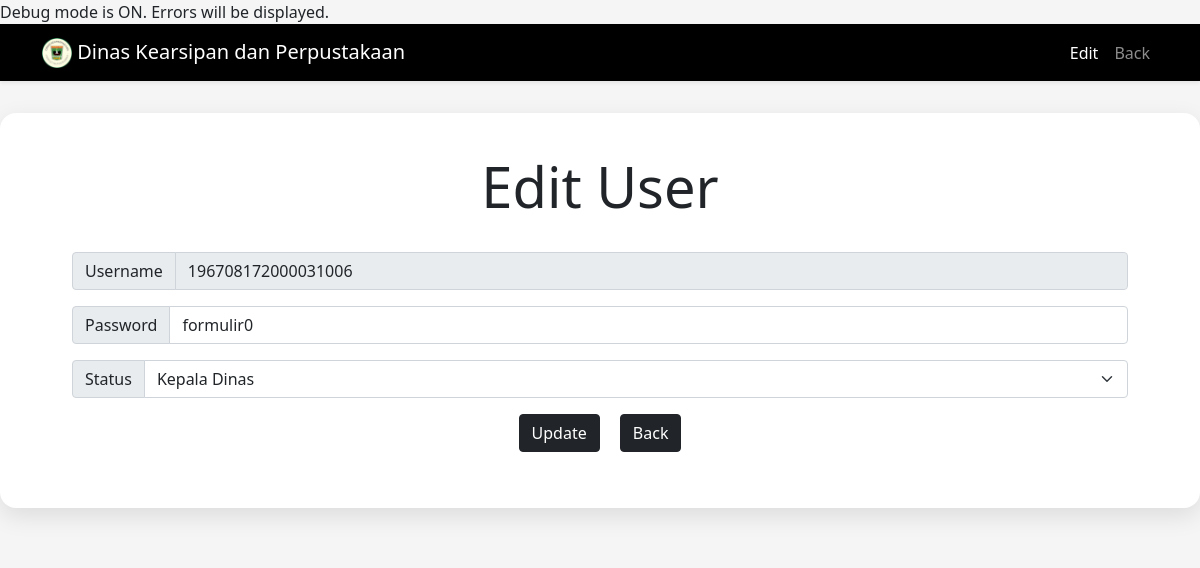
The app's page /edituser.php?id=1 (signed in) with its own data.
### tables this page shows
CREATE TABLE `users` (
  `id` int(11) NOT NULL,
  `username` bigint(100) NOT NULL,
  `password` varchar(255) NOT NULL,
  `status` enum('admin','madya','kadis','arsip','bina','deposit','layanan') NOT NULL
);

### edituser.php (the view, shortened to what this page needs)
<?php
include "koneksi.php";
$id = $_GET['id'];
$query = mysqli_query($connect, "SELECT * FROM users WHERE id ='$id'") or die(mysqli_error($connect));
$row = mysqli_fetch_assoc($query);
?>
<!DOCTYPE html>
<html lang="en">
<head>
  <link href="https://cdn.jsdelivr.net/npm/bootstrap@5.0.2/dist/css/bootstrap.min.css" rel="stylesheet" />
  <link rel="stylesheet" href="style.css" />
</head>
<body style="background-color: whitesmoke">
    <nav class="navbar navbar-expand-lg navbar-dark shadow-sm" style="background-color: black">
      <div class="container">
        <a class="navbar-brand" href="#"><img src="dap.png" alt="" width="30" height="30" class="d-inline-block align-text-top" /> Dinas Kearsipan dan Perpustakaan</a>
        <div class="collapse navbar-collapse" id="navbarNav">
          <ul class="navbar-nav ms-auto">
            <li class="nav-item">
              <a class="nav-link active" aria-current="page" href="#">Edit</a>
            </li>
            <li class="nav-item">
              <a class="nav-link" href="users.php">Back</a>
            </li>
          </ul>
        </div>
      </div>
    </nav>
  <section class="jumbotron text-center">
    <div class="card-custom mx-auto" style="max-width: 1500px;">
      <h1 class="display-4">Edit User</h1><br>
      <form action="edituseraction.php" method="POST" enctype="multipart/form-data">
        <div style="padding-left: 2rem; padding-right: 2rem">
          <div class="input-group mb-3">
            <span class="input-group-text">Username</span>
            <input type="number" name="username" class="form-control" value="<?= $row['username']; ?>" readonly required />
          </div>
          <div class="input-group mb-3">
            <span class="input-group-text">Password</span>
            <input type="text" name="password" class="form-control" value="<?= $row['password']; ?>" required />
          </div>
          <div class="input-group mb-3">
            <span class="input-group-text">Status</span>
            <select class="form-select" name="status" required>
              <option <?= $row['status'] == 'kadis' ? 'selected' : '' ?>>Kepala Dinas</option>
            </select>
          </div>
        </div>
        <div class="col-12">
          <button type="submit" class="btn btn-dark me-3">Update</button>
          <a href="users.php" class="btn btn-dark">Back</a>
        </div>
      </form>
    </div>
  </section>
</body>
</html>

### style.css (style rules this page uses)
.jumbotron { padding-top: 2rem; background-color: whitesmoke; padding-bottom: 2rem; }
.card-custom { background-color: #fff; border-radius: 16px; box-shadow: 0 8px 24px rgba(0, 0, 0, 0.1); padding: 40px; }

### records on screen
users: username "196708172000031006", password "formulir0", status "Kepala Dinas"
